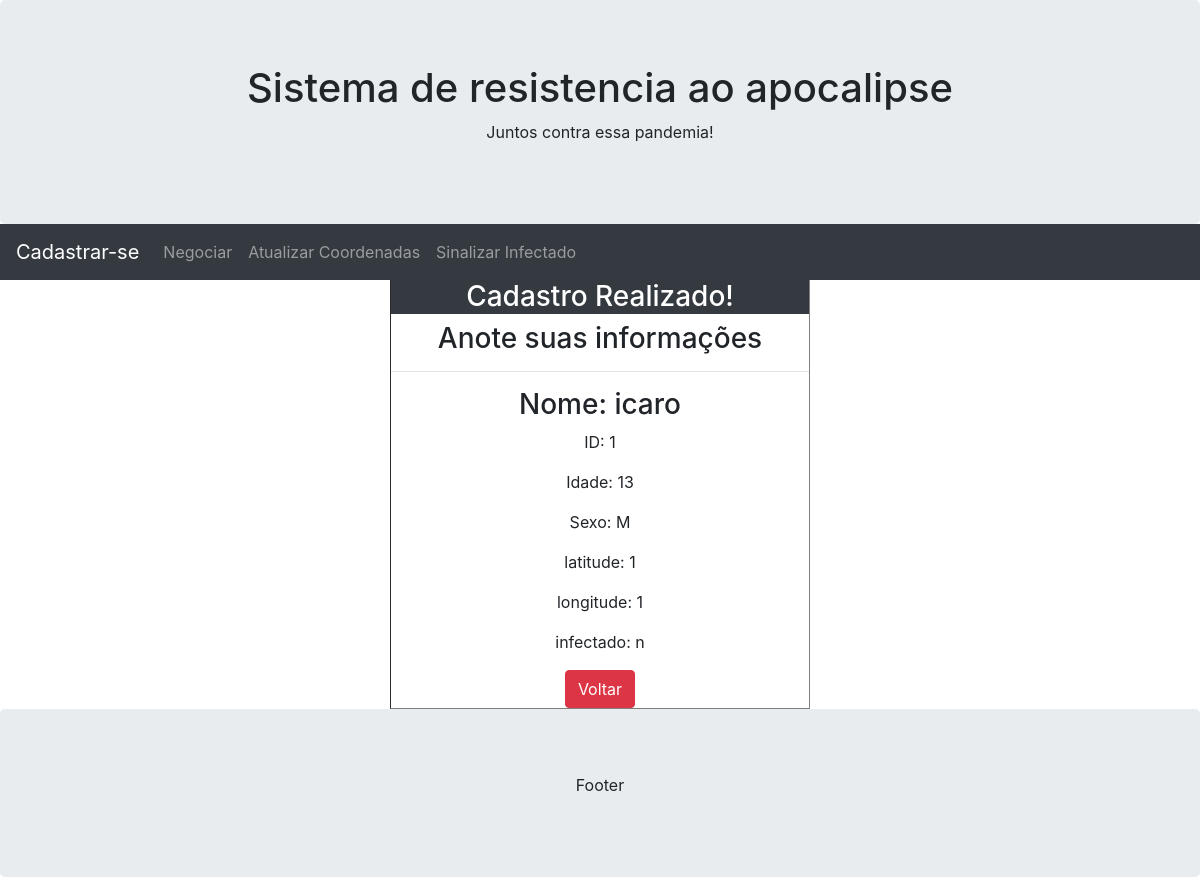
Page /sobreviventeViews/1 on the earlier database version.
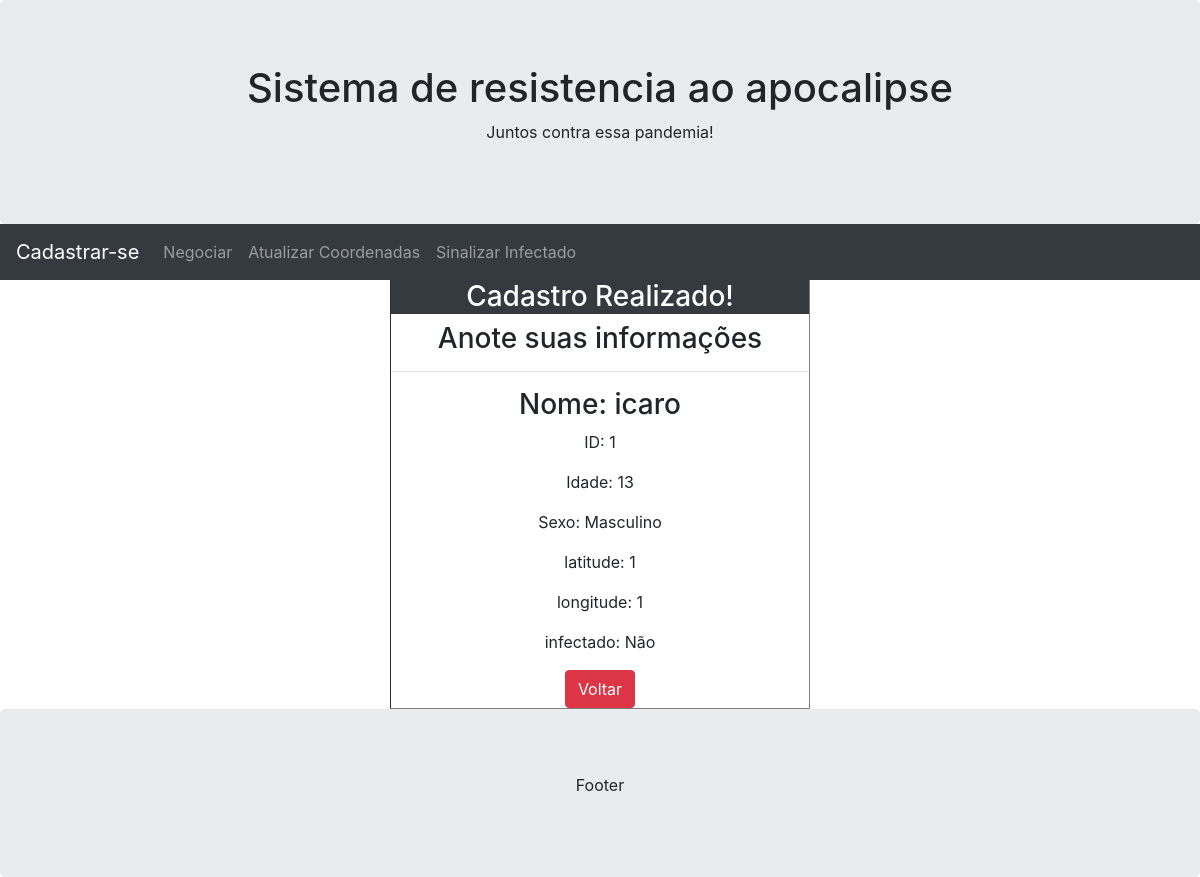
Same page on the later database version.
### cadastrar/models.py (models this page shows, shortened)
class Cadastros(models.Model):
    nome = models.CharField(max_length=100)
    idade = models.CharField(max_length=10)
    sexo = models.CharField(max_length=9, choices=SEXO, blank=True, null=False)
    latitude = models.IntegerField(default=None,blank=True, null=False)
    longitude = models.IntegerField(default=None,blank=True, null=False)
    status_infectado = models.CharField(max_length=4, default='Não', choices=STATUS_INFECTADO)

### cadastrar/views.py (the view)
# urls.py: path('sobreviventeViews/<int:id>', views.sobreviventeViews, name='sobrevivente'),
def sobreviventeViews(request, id):
    sobreviventeViews = get_object_or_404(Cadastros, pk=id)
    return render(request, 'formularios/sobreviventeViews.html', {'sobrevivente': sobreviventeViews})

### cadastrar/templates/formularios/sobreviventeViews.html (shortened to what this page needs)
{% extends 'base.html' %}
{% block content %}
<div class="container c-borda">
    <div class="main main m-borda">
    <header class="bg-dark text-white">
        <h3>Cadastro Realizado!</h3>
    </header>
    <div class="main central">
        <h3>Anote suas informações</h3><hr>
        <h3>Nome: {{sobrevivente.nome}}</h3>
        <p>ID: {{sobrevivente.id}}</p>
        <p>Idade: {{sobrevivente.idade}}</p>
        <p>Sexo: {{sobrevivente.sexo}}</p>
        <p>latitude: {{sobrevivente.latitude}}</p>
        <p>longitude: {{sobrevivente.longitude}}</p>
        <p>infectado: {{sobrevivente.status_infectado}}</p>
        <div class="central">
            <a href="/"><button type="button" class="btn btn-danger">Voltar</button></a>
        </div>
    </div>
    </div>
</div>
{% endblock %}

### cadastrar/templates/base.html (shortened to what this page needs)
{% load static %}
<!DOCTYPE html>
<html lang="pt-br">
<head>
    <link rel="stylesheet" href="https://cdn.jsdelivr.net/npm/bootstrap@4.6.2/dist/css/bootstrap.min.css">
    <link rel="stylesheet" href="{% static 'css/style.css' %}">
</head>
<body>
<div class="jumbotron text-center" style="margin-bottom:0">
  <h1>Sistema de resistencia ao apocalipse</h1>
  <p>Juntos contra essa pandemia!</p>
</div>
<nav class="navbar navbar-expand-sm bg-dark navbar-dark">
  <a class="navbar-brand" href="cadastrar/">Cadastrar-se</a>
  <div class="collapse navbar-collapse" id="collapsibleNavbar">
    <ul class="navbar-nav">
      <li class="nav-item">
        <a class="nav-link" href="#">Negociar</a>
      </li>
      <li class="nav-item">
        <a class="nav-link" href="#">Atualizar Coordenadas</a>
      </li>
      <li class="nav-item">
        <a class="nav-link" href="#">Sinalizar Infectado</a>
      </li>
    </ul>
  </div>
</nav>
{% block content %}
{% endblock %}
<div class="jumbotron text-center" style="margin-bottom:0">
    <p>Footer</p>
</div>
</body>
</html>

### cadastrar/static/css/style.css (style rules this page uses)
.c-borda { padding-left: 30%; padding-right: 30%; }
.central, header { text-align: center; }
.m-borda { border-left: 1px inset gray; border-right: 1px inset gray; border-bottom: 1px inset gray; }

Differences in the rows shown:
changed Cadastros "icaro": sexo "M" → "Masculino"; status_infectado "n" → "Não"
